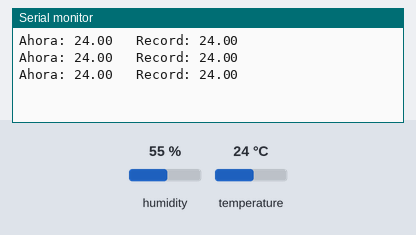
A sketch run on a simulated Arduino Uno, built with avr-gcc and run on an emulated ATmega328P. Parts: the last lines printed to the serial monitor. The inputs (shaded band) are chosen by the test bench; at power-on: temperature 24 °C, humidity 55 %.

Above: at 2.8 s.
2.9 s: temperature set to 12 °C
At 5.5 s:
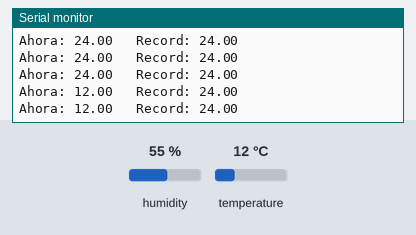
5.6 s: temperature set to 19 °C
At 6.9 s:
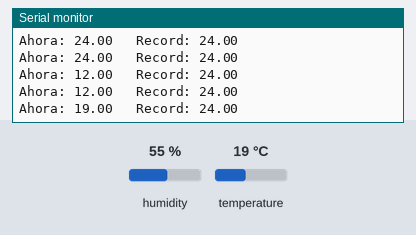
Timing chart, 0 to 8.6 s (numbered marks = the images above; inputs shaded):
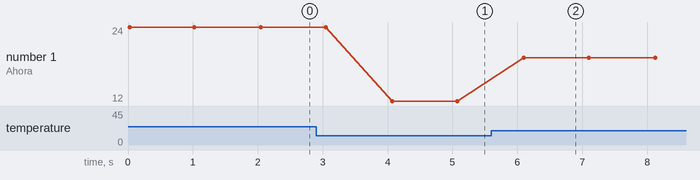

The sketch:

record.ino
```cpp
// Sesion 8 - Reto: la memoria (temperatura record)
// DHT11 en el pin 2. Abre el monitor serie a 9600.
// La cajita "record" solo cambia cuando ve algo mas alto.

#include <DHT.h>
DHT dht(2, DHT11);

float record = 0;

void setup() {
  Serial.begin(9600);
  dht.begin();
}

void loop() {
  float t = dht.readTemperature();
  if (t > record) {
    record = t;      // ¡nuevo record!
  }
  Serial.print("Ahora: ");
  Serial.print(t);
  Serial.print("   Record: ");
  Serial.println(record);
  delay(1000);
}
```

Measured:
- after the input at 2.9 s, the serial monitor: prints a new line after 1.2 s (image 1)
- after the input at 5.6 s, the serial monitor: prints a new line after 0.50 s (image 2)
- plotted number 1: 24 → 12 after the input at 2.9 s, 12 → 19 after the input at 5.6 s
